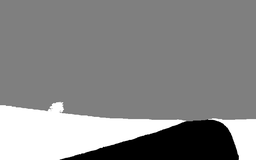
#> input picture frame_a_mask.png, 256 x 160 px, shrunk from 700 x 438 before the run
$ jupyter execute P3.ipynb
#> lines starting #> are read from the running program, lines starting #| are printed output that depends on the picture
[cell 1]
import numpy as np
import cv2
import matplotlib.pyplot as plt
from sklearn.neighbors import KNeighborsClassifier

ground_truth = cv2.imread('frame_a_mask.png', cv2.IMREAD_GRAYSCALE)
#> ground_truth is the input picture: shape (160, 256); min 0, max 255, mean 136.5
frame_b = cv2.imread('frame_b.jpg')
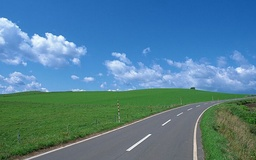
#> input picture frame_b.jpg, 256 x 160 px, shrunk from 700 x 438 before the run
#> frame_b is the input picture: shape (160, 256, 3); mean B, G, R 148.6, 127.4, 82.3

X_train = np.argwhere(ground_truth > 0)
#> X_train = 37121 pairs, first value 0 to 159, second value 0 to 255
y_train = np.ones(len(X_train))

non_road_pixels = np.argwhere(ground_truth == 0)
#> non_road_pixels = 3839 pairs, first value 120 to 159, second value 63 to 237
X_train = np.vstack((X_train, non_road_pixels))
#> X_train = 40960 pairs, first value 0 to 159, second value 0 to 255
y_train = np.hstack((y_train, np.zeros(len(non_road_pixels))))

h, w, _ = frame_b.shape
#> h = 160; w = 256
X_test = np.array([[x, y] for x in range(h) for y in range(w)])

results = {}
for k in [1, 5, 9]:
    knn = KNeighborsClassifier(n_neighbors=k)
    knn.fit(X_train, y_train)
    predictions = knn.predict(X_test)
    results[k] = predictions.reshape(h, w)
#> after the loop, results = 3 items

plt.figure(figsize=(15, 10))
plt.subplot(1, 4, 1)
plt.title('Frame B')
plt.imshow(cv2.cvtColor(frame_b, cv2.COLOR_BGR2RGB))

for i, k in enumerate(results.keys()):
    plt.subplot(1, 4, i + 2)
    plt.title(f'Segmentation {k}-NN')
    plt.imshow(results[k], cmap='gray')
#> this loop made 3 passes
#> k on passes 1 to 3: 1, 5, 9

plt.tight_layout()
plt.show()
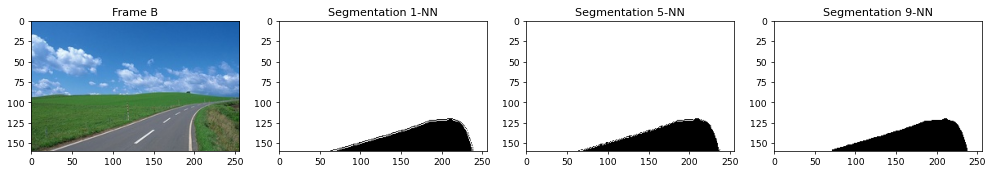
#> figure drawn by matplotlib, 4 panels
